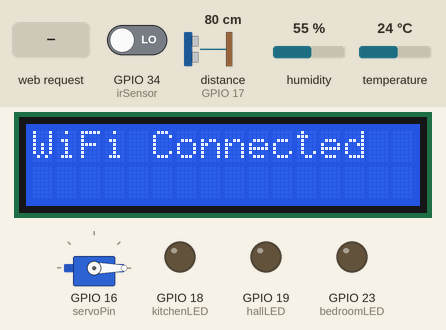
Bench run of a sketch on a simulated ESP32. Parts: servo, 16×2 character LCD, output pins drawn as LEDs (lit = HIGH). Wiring (inferred from the names in the program): ultrasonic range finder: trigger GPIO 5; echo GPIO 17. The inputs (shaded band) are chosen by the test bench; at power-on: GPIO 34 (irSensor) LOW, distance to the obstacle (sensor on GPIO 17) 80 cm, humidity 55 %, temperature 24 °C. The echo pulse lasts 58.3 µs per cm; WiFi joins after 1.5 s; servers stay silent unless stated; pins used as bus, display or sensor lines are not drawn; what the sketch prints to the serial monitor is not drawn.

Above: at 1.7 s.
At 4.3 s:
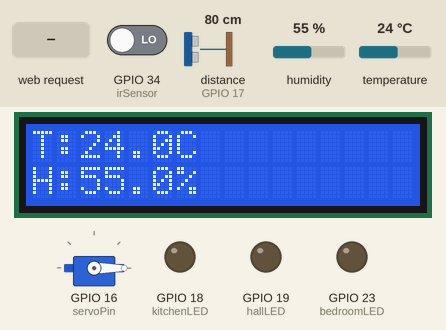
4.4 s: GPIO 34 (irSensor) driven HIGH
At 5.6 s:
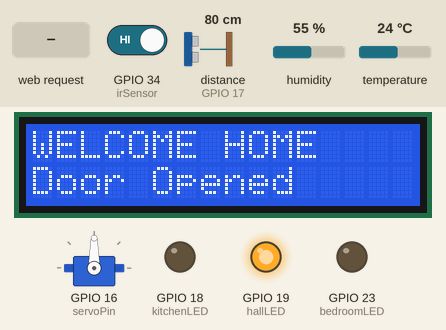
5.9 s: HTTP request GET /BEDON received
At 7.0 s:
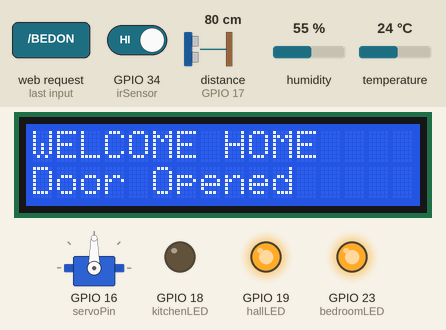
11.9 s: HTTP request GET /HALLOFF received
17.9 s: distance to the obstacle (sensor on GPIO 17) set to 2 cm
23.9 s: distance to the obstacle (sensor on GPIO 17) set to 18 cm
29.9 s: HTTP request GET /KITCHENON received
At 30.8 s:
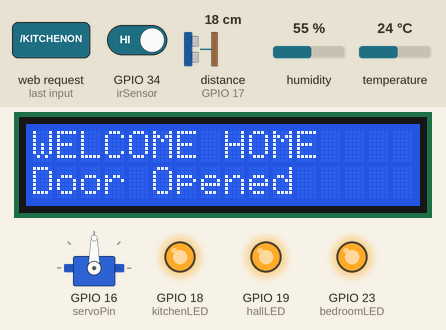
Timing chart, 0 to 32.9 s (numbered marks = the images above; inputs shaded):
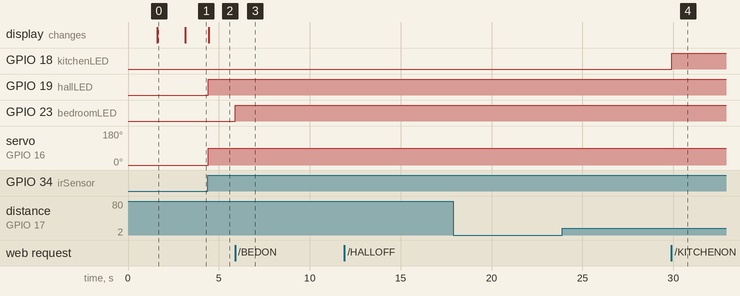

Measured:
- after the input at 4.4 s, GPIO 19 (hallLED): LOW → HIGH at once; servo on GPIO 16 (servoPin): 0° → 90° at once; the display: changes at once (image 2)
- after the input at 5.9 s, GPIO 23 (bedroomLED): LOW → HIGH at once
- after the input at 17.9 s, every drawn part: stays the same
- after the input at 23.9 s, every drawn part: stays the same
- after the input at 29.9 s, GPIO 18 (kitchenLED): LOW → HIGH at once
- what the display in image 0 shows lasts 1.5 s, from 1.6 s to 3.1 s

The sketch:

voice_activation.ino
```cpp
#include <WiFi.h>
#include <ESP32Servo.h>
#include <DHT.h>
#include <Wire.h>
#include <LiquidCrystal_I2C.h>

const char* ssid = "realme 9 pro plus";
const char* password = "vedant@1234";

WiFiServer server(80);

// LEDs
int bedroomLED = 23;
int hallLED = 19;
int kitchenLED = 18;

// IR Sensor
int irSensor = 34;

// Servo
Servo doorServo;
int servoPin = 16;

// Ultrasonic
int trigPin = 5;
int echoPin = 17;

// DHT11
#define DHTPIN 4
#define DHTTYPE DHT11
DHT dht(DHTPIN, DHTTYPE);

// I2C LCD
LiquidCrystal_I2C lcd(0x27, 16, 2);

// Timing
unsigned long hallOffTime = 0;
bool hallAutoOn = false;
unsigned long doorCloseTime = 0;
bool doorOpenFlag = false;
unsigned long welcomeUntil = 0;

float getDistanceCM() {
  digitalWrite(trigPin, LOW);
  delayMicroseconds(2);
  digitalWrite(trigPin, HIGH);
  delayMicroseconds(10);
  digitalWrite(trigPin, LOW);

  long duration = pulseIn(echoPin, HIGH, 30000);
  if (duration == 0) return -1;
  return duration * 0.034 / 2.0;
}

void openDoor() {
  doorServo.write(90);
  doorOpenFlag = true;
  doorCloseTime = millis() + 5000;
}

void closeDoor() {
  doorServo.write(0);
  doorOpenFlag = false;
}

void showWelcome() {
  lcd.clear();
  lcd.setCursor(0, 0);
  lcd.print("WELCOME HOME");
  lcd.setCursor(0, 1);
  lcd.print("Door Opened");
  welcomeUntil = millis() + 2000;
}

void updateLCD(float temp, float hum) {
  if (millis() < welcomeUntil) return;

  lcd.clear();
  lcd.setCursor(0, 0);
  lcd.print("T:");
  if (isnan(temp)) lcd.print("--");
  else lcd.print(temp, 1);
  lcd.print("C");

  lcd.setCursor(0, 1);
  lcd.print("H:");
  if (isnan(hum)) lcd.print("--");
  else lcd.print(hum, 1);
  lcd.print("%");
}

void setup() {
  Serial.begin(115200);

  pinMode(bedroomLED, OUTPUT);
  pinMode(hallLED, OUTPUT);
  pinMode(kitchenLED, OUTPUT);
  pinMode(irSensor, INPUT);

  pinMode(trigPin, OUTPUT);
  pinMode(echoPin, INPUT);

  digitalWrite(bedroomLED, LOW);
  digitalWrite(hallLED, LOW);
  digitalWrite(kitchenLED, LOW);

  doorServo.setPeriodHertz(50);
  doorServo.attach(servoPin, 500, 2400);
  doorServo.write(0);

  dht.begin();

  Wire.begin(21, 22);
  lcd.init();
  lcd.backlight();
  lcd.setCursor(0, 0);
  lcd.print("SMART HOME");
  lcd.setCursor(0, 1);
  lcd.print("Starting...");

  WiFi.begin(ssid, password);
  while (WiFi.status() != WL_CONNECTED) {
    delay(500);
    Serial.println("Connecting...");
  }

  Serial.println("WiFi Connected");
  Serial.println(WiFi.localIP());

  lcd.clear();
  lcd.setCursor(0, 0);
  lcd.print("WiFi Connected");
  delay(1500);

  server.begin();
}

void loop() {
  unsigned long currentMillis = millis();

  int motion = digitalRead(irSensor);
  float temp = dht.readTemperature();
  float hum = dht.readHumidity();
  float distance = getDistanceCM();

  // IR automation
  if (motion == HIGH) {
    digitalWrite(hallLED, HIGH);
    hallAutoOn = true;
    hallOffTime = currentMillis + 30000;

    openDoor();
    showWelcome();
  }

  // Ultrasonic optional door open
  if (distance > 0 && distance < 20) {
    openDoor();
  }

  // Auto hall off
  if (hallAutoOn && currentMillis > hallOffTime) {
    digitalWrite(hallLED, LOW);
    hallAutoOn = false;
  }

  // Auto close door
  if (doorOpenFlag && currentMillis > doorCloseTime) {
    closeDoor();
  }

  // LCD refresh
  static unsigned long lastLCD = 0;
  if (currentMillis - lastLCD > 2000) {
    lastLCD = currentMillis;
    updateLCD(temp, hum);
  }

  // Web server
  WiFiClient client = server.available();
  if (client) {
    String req = client.readStringUntil('\r');
    client.flush();

    // LED commands
    if (req.indexOf("/BEDON") != -1) digitalWrite(bedroomLED, HIGH);
    if (req.indexOf("/BEDOFF") != -1) digitalWrite(bedroomLED, LOW);

    if (req.indexOf("/HALLON") != -1) digitalWrite(hallLED, HIGH);
    if (req.indexOf("/HALLOFF") != -1) digitalWrite(hallLED, LOW);

    if (req.indexOf("/KITCHENON") != -1) digitalWrite(kitchenLED, HIGH);
    if (req.indexOf("/KITCHENOFF") != -1) digitalWrite(kitchenLED, LOW);

    // Door commands
    if (req.indexOf("/OPEN") != -1) openDoor();
    if (req.indexOf("/CLOSE") != -1) closeDoor();

    // HTML page
    client.println("HTTP/1.1 200 OK");
    client.println("Content-Type: text/html");
    client.println("Connection: close");
    client.println();

    client.println("<!DOCTYPE html>");
    client.println("<html>");
    client.println("<head>");
    client.println("<meta name='viewport' content='width=device-width, initial-scale=1'>");
    client.println("<title>Smart Home</title>");
    client.println("<style>");
    client.println("body{font-family:Arial;text-align:center;background:#0f172a;color:white;margin:0;padding:20px;}");
    client.println("h1{color:#38bdf8;}");
    client.println(".card{background:#1e293b;padding:20px;margin:15px auto;border-radius:15px;max-width:360px;box-shadow:0 4px 12px rgba(0,0,0,0.3);}");
    client.println("button{padding:14px 24px;font-size:17px;margin:8px;border:none;border-radius:10px;background:#38bdf8;color:white;cursor:pointer;}");
    client.println(".off{background:#ef4444;}");
    client.println("input{padding:12px;width:80%;font-size:16px;border-radius:10px;border:none;margin:10px;}");
    client.println("</style>");
    client.println("</head>");
    client.println("<body>");

    client.println("<h1>SMART HOME</h1>");

    client.print("<p>Temperature: ");
    if (isnan(temp)) client.print("--");
    else client.print(temp, 1);
    client.println(" C</p>");

    client.print("<p>Humidity: ");
    if (isnan(hum)) client.print("--");
    else client.print(hum, 1);
    client.println(" %</p>");

    client.print("<p>Distance: ");
    if (distance < 0) client.print("--");
    else client.print(distance, 1);
    client.println(" cm</p>");

    client.println("<div class='card'>");
    client.println("<h2>Bedroom Light</h2>");
    client.println("<a href='/BEDON'><button>ON</button></a>");
    client.println("<a href='/BEDOFF'><button class='off'>OFF</button></a>");
    client.println("</div>");

    client.println("<div class='card'>");
    client.println("<h2>Hall Light</h2>");
    client.println("<a href='/HALLON'><button>ON</button></a>");
    client.println("<a href='/HALLOFF'><button class='off'>OFF</button></a>");
    client.println("</div>");

    client.println("<div class='card'>");
    client.println("<h2>Kitchen Light</h2>");
    client.println("<a href='/KITCHENON'><button>ON</button></a>");
    client.println("<a href='/KITCHENOFF'><button class='off'>OFF</button></a>");
    client.println("</div>");

    client.println("<div class='card'>");
    client.println("<h2>Door Control</h2>");
    client.println("<a href='/OPEN'><button>OPEN</button></a>");
    client.println("<a href='/CLOSE'><button class='off'>CLOSE</button></a>");
    client.println("</div>");

    client.println("<div class='card'>");
    client.println("<h2>Voice Command</h2>");
    client.println("<p>Use phone keyboard mic and say: bedroom on, hall off, open door</p>");
    client.println("<input id='cmd' type='text' placeholder='Speak or type command'>");
    client.println("<br><button onclick='sendCommand()'>Send Command</button>");
    client.println("</div>");

    client.println("<script>");
    client.println("function sendCommand(){");
    client.println("  var command = document.getElementById('cmd').value.toLowerCase();");
    client.println("  if(command.includes('bedroom on') || command.includes('bedroom light on')) window.location='/BEDON';");
    client.println("  else if(command.includes('bedroom off') || command.includes('bedroom light off')) window.location='/BEDOFF';");
    client.println("  else if(command.includes('hall on') || command.includes('hall light on')) window.location='/HALLON';");
    client.println("  else if(command.includes('hall off') || command.includes('hall light off')) window.location='/HALLOFF';");
    client.println("  else if(command.includes('kitchen on') || command.includes('kitchen light on')) window.location='/KITCHENON';");
    client.println("  else if(command.includes('kitchen off') || command.includes('kitchen light off')) window.location='/KITCHENOFF';");
    client.println("  else if(command.includes('open door') || command.includes('door open')) window.location='/OPEN';");
    client.println("  else if(command.includes('close door') || command.includes('door close')) window.location='/CLOSE';");
    client.println("  else alert('Command not recognized');");
    client.println("}");
    client.println("</script>");

    client.println("</body>");
    client.println("</html>");

    delay(1);
    client.stop();
  }
}
```
